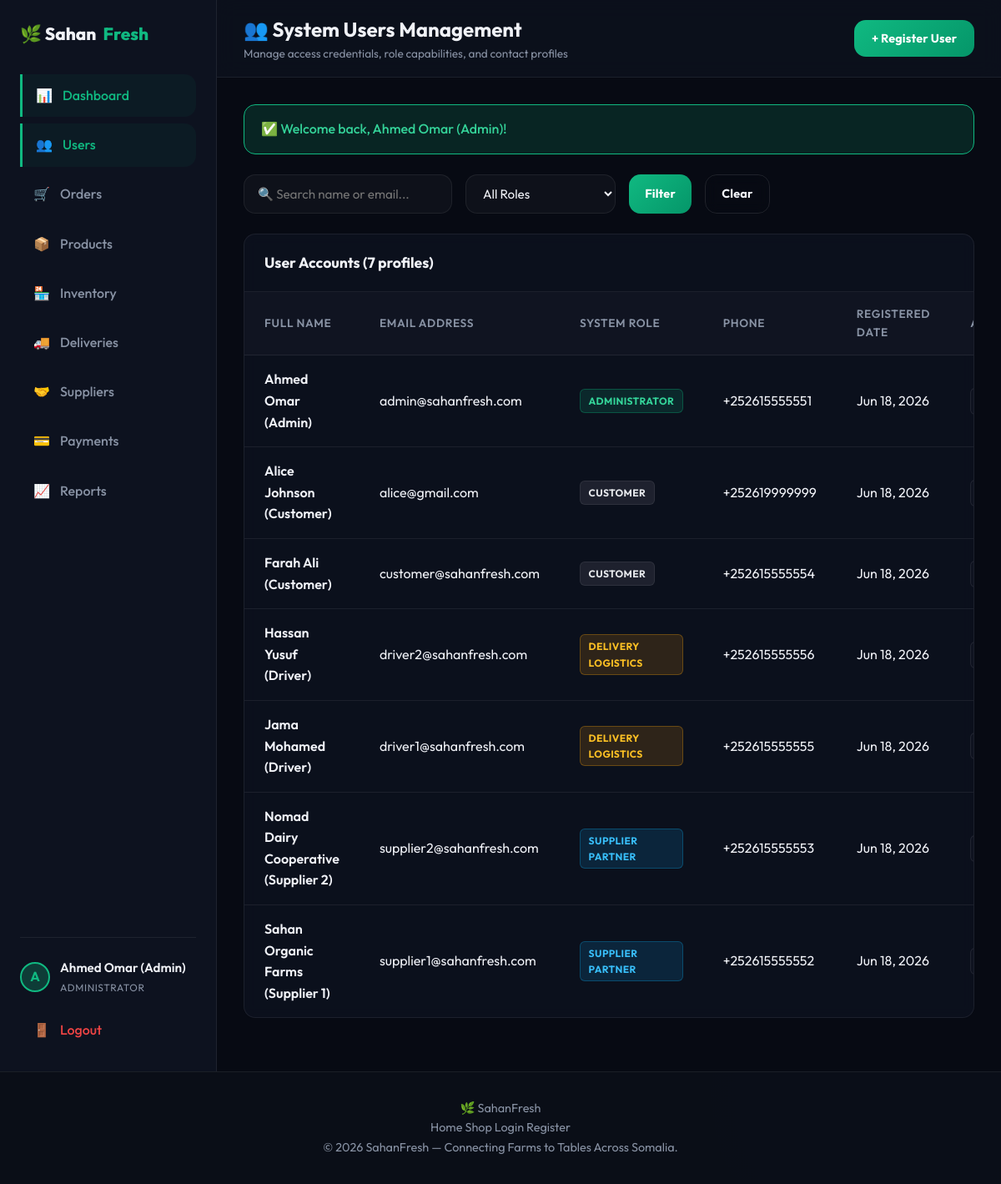
Screenshot of /users/index.php (signed in) with the database file from the repository.
### tables this page shows
CREATE TABLE IF NOT EXISTS `users` (
  `id` INT AUTO_INCREMENT PRIMARY KEY,
  `name` VARCHAR(100) NOT NULL,
  `email` VARCHAR(100) NOT NULL UNIQUE,
  `password` VARCHAR(255) NOT NULL,
  `role` ENUM('admin', 'supplier', 'customer', 'driver') NOT NULL,
  `phone` VARCHAR(20) DEFAULT NULL,
  `address` TEXT DEFAULT NULL,
  `created_at` TIMESTAMP DEFAULT CURRENT_TIMESTAMP,
  `updated_at` TIMESTAMP DEFAULT CURRENT_TIMESTAMP ON UPDATE CURRENT_TIMESTAMP
);

### config/session.php (called while the page is built, shortened)
<?php
function is_logged_in() {
    return isset($_SESSION['user_id']);
}
function get_logged_in_user() {
    return [
        'id' => $_SESSION['user_id'],
        'name' => $_SESSION['user_name'],
        'email' => $_SESSION['user_email'],
        'role' => $_SESSION['user_role'],
        'phone' => isset($_SESSION['user_phone']) ? $_SESSION['user_phone'] : '',
        'address' => isset($_SESSION['user_address']) ? $_SESSION['user_address'] : ''
    ];
}
function get_flash_message($type) {
    if (isset($_SESSION['flash'][$type])) {
        $msg = $_SESSION['flash'][$type];
        return $msg;
    }
    return null;
}
?>

### users/index.php (the view, shortened to what this page needs)
<?php
require_once __DIR__ . '/../config/database.php';
require_once __DIR__ . '/../config/session.php';
$search = trim($_GET['search'] ?? '');
$sql = "SELECT id, name, email, role, phone, created_at FROM users WHERE 1";
$params = [];
$sql .= " ORDER BY name ASC";
$stmt = $conn->prepare($sql);
$stmt->execute($params);
$users = $stmt->fetchAll(PDO::FETCH_ASSOC);
include __DIR__ . '/../includes/header.php';
?>
<div class="dashboard-layout">
<?php include __DIR__ . '/../includes/sidebar.php'; ?>
<div class="dashboard-main">
<div class="dashboard-header">
    <div class="dashboard-title">
        <h2>👥 System Users Management</h2>
        <p>Manage access credentials, role capabilities, and contact profiles</p>
    </div>
    <a href="<?php echo BASE_URL; ?>users/create.php" class="btn btn-primary">+ Register User</a>
</div>
<div class="dashboard-content">
    <?php if ($msg = get_flash_message('success')): ?>
    <div class="alert alert-success">✅ <?php echo htmlspecialchars($msg); ?></div>
    <?php endif; ?>
    <form method="GET" style="display:flex;gap:1rem;flex-wrap:wrap;margin-bottom:1.5rem;">
        <input class="form-control" style="max-width:250px;" type="text" name="search" placeholder="🔍 Search name or email..." value="<?php echo htmlspecialchars($search); ?>">
        <select class="form-control" style="max-width:180px;" name="role">
            <option value="">All Roles</option>
        </select>
        <button type="submit" class="btn btn-primary" style="padding:.6rem 1.2rem;">Filter</button>
        <a href="<?php echo BASE_URL; ?>users/index.php" class="btn btn-secondary" style="padding:.6rem 1.2rem;">Clear</a>
    </form>
    <div class="table-container">
        <div class="table-header-bar">
            <div class="table-title">User Accounts (<?php echo count($users); ?> profiles)</div>
        </div>
        <table class="admin-table" id="users-table">
            <thead>
                <tr>
                    <th>Full Name</th>
                    <th>Email Address</th>
                    <th>System Role</th>
                    <th>Phone</th>
                    <th>Registered Date</th>
                    <th>Actions</th>
                </tr>
            </thead>
            <tbody>
            <?php foreach ($users as $u): ?>
            <tr>
                <td style="font-weight:600;"><?php echo htmlspecialchars($u['name']); ?></td>
                <td><?php echo htmlspecialchars($u['email']); ?></td>
                <td>
                    <?php
                    $roleBadges = ['admin' => 'success', 'supplier' => 'info', 'driver' => 'warning', 'customer' => 'neutral'];
                    $badgeCls = $roleBadges[$u['role']] ?? 'neutral';
                    ?>
                    <span class="badge badge-<?php echo $badgeCls; ?>"><?php echo ROLES[$u['role']] ?? $u['role']; ?></span>
                </td>
                <td><?php echo htmlspecialchars($u['phone'] ?? '—'); ?></td>
                <td><?php echo date('M j, Y', strtotime($u['created_at'])); ?></td>
                <td>
                    <div class="action-buttons">
                        <a href="<?php echo BASE_URL; ?>users/edit.php?id=<?php echo $u['id']; ?>" class="btn-icon edit" title="Edit">✏️</a>
                    </div>
                </td>
            </tr>
            <?php endforeach; ?>
            </tbody>
        </table>
    </div>
</div>
</div>
</div>
<?php include __DIR__ . '/../includes/footer.php'; ?>

### includes/sidebar.php (shortened to what this page needs)
<?php
require_once __DIR__ . '/../config/session.php';
$user = get_logged_in_user();
$currentPage = basename($_SERVER['PHP_SELF']);
$currentDir = basename(dirname($_SERVER['PHP_SELF']));
$adminMenu = [
    ['icon'=>'📊','label'=>'Dashboard','href'=>BASE_URL.'dashboard/index.php','dir'=>'dashboard','page'=>'index.php'],
    ['icon'=>'👥','label'=>'Users','href'=>BASE_URL.'users/index.php','dir'=>'users','page'=>''],
    ['icon'=>'🛒','label'=>'Orders','href'=>BASE_URL.'orders/index.php','dir'=>'orders','page'=>''],
    ['icon'=>'📦','label'=>'Products','href'=>BASE_URL.'products/index.php','dir'=>'products','page'=>''],
    ['icon'=>'🏪','label'=>'Inventory','href'=>BASE_URL.'inventory/index.php','dir'=>'inventory','page'=>''],
    ['icon'=>'🚚','label'=>'Deliveries','href'=>BASE_URL.'deliveries/index.php','dir'=>'deliveries','page'=>''],
    ['icon'=>'🤝','label'=>'Suppliers','href'=>BASE_URL.'suppliers/index.php','dir'=>'suppliers','page'=>''],
    ['icon'=>'💳','label'=>'Payments','href'=>BASE_URL.'payments/index.php','dir'=>'payments','page'=>''],
    ['icon'=>'📈','label'=>'Reports','href'=>BASE_URL.'reports/sales.php','dir'=>'reports','page'=>''],
];
$menu = [];
if ($user) {
    switch ($user['role']) {
        case 'admin':    $menu = $adminMenu; break;
    }
}
?>
<aside class="sidebar">
    <div class="sidebar-brand">🌿 Sahan<span>Fresh</span></div>
    <ul class="sidebar-menu">
        <?php foreach ($menu as $item):
            $isActive = ($currentDir === $item['dir']) || ($item['page'] && $currentPage === $item['page']);
        ?>
        <li>
            <a href="<?php echo $item['href']; ?>" class="sidebar-link <?php echo $isActive ? 'active' : ''; ?>">
                <span><?php echo $item['icon']; ?></span>
                <?php echo $item['label']; ?>
            </a>
        </li>
        <?php endforeach; ?>
    </ul>
    <div class="sidebar-user">
        <div style="display:flex;align-items:center;gap:0.75rem;">
            <div style="width:36px;height:36px;border-radius:50%;background:var(--primary-glow);border:2px solid var(--primary);display:flex;align-items:center;justify-content:center;font-weight:700;color:var(--primary);flex-shrink:0;">
                <?php echo strtoupper(substr($user['name'] ?? 'U', 0, 1)); ?>
            </div>
            <div style="overflow:hidden;">
                <div class="sidebar-user-name"><?php echo htmlspecialchars($user['name'] ?? ''); ?></div>
                <div class="sidebar-user-role"><?php echo ROLES[$user['role']] ?? ''; ?></div>
            </div>
        </div>
        <a href="<?php echo BASE_URL; ?>auth/logout.php" class="sidebar-link" style="margin-top:1rem;color:var(--danger);">
            <span>🚪</span> Logout
        </a>
    </div>
</aside>

### assets/css/style.css (style rules this page uses)
:root { --bg-main: #07090f; --bg-card: rgba(13, 18, 32, 0.8); --bg-header: rgba(7, 9, 15, 0.7); --border-color: rgba(255, 255, 255, 0.07); --primary: #10b981; --primary-hover: #059669; --primary-glow: rgba(16, 185, 129, 0.25); --accent: #6366f1; --accent-glow: rgba(99, 102, 241, 0.2); --danger: #ef4444; --warning: #f59e0b; --info: #0ea5e9; --text-main: #f0f2f7; --text-muted: #8892a4; --text-dark: #111827; --font-sans: 'Outfit', -apple-system, BlinkMacSystemFont, "Segoe UI", Roboto, sans-serif; --transition: all 0.3s cubic-bezier(0.4, 0, 0.2, 1); --radius: 14px; --radius-sm: 8px; }
* { margin: 0; padding: 0; box-sizing: border-box; }
body { font-family: var(--font-sans); background-color: var(--bg-main); color: var(--text-main); line-height: 1.6; min-height: 100vh; display: flex; flex-direction: column; overflow-x: hidden; }
body::before { content: ''; position: fixed; top: -20%; left: -15%; width: 55%; height: 55%; background: radial-gradient(circle, rgba(16, 185, 129, 0.04) 0%, transparent 70%); z-index: -1; pointer-events: none; }
body::after { content: ''; position: fixed; bottom: -20%; right: -15%; width: 55%; height: 55%; background: radial-gradient(circle, rgba(99, 102, 241, 0.04) 0%, transparent 70%); z-index: -1; pointer-events: none; }
a { color: inherit; text-decoration: none; transition: var(--transition); }
.btn { display: inline-flex; align-items: center; justify-content: center; padding: 0.65rem 1.3rem; font-weight: 700; border-radius: var(--radius); transition: var(--transition); cursor: pointer; font-size: 0.9rem; border: none; gap: 0.5rem; letter-spacing: .01em; font-family: var(--font-sans); }
.btn-primary { background: linear-gradient(135deg, var(--primary), #059669); color: #fff; box-shadow: 0 0 0 rgba(16,185,129,0); }
.btn-secondary { background-color: transparent; border: 1px solid rgba(255,255,255,.1); color: var(--text-main); backdrop-filter: blur(8px); }
.form-control { width: 100%; padding: 0.75rem 1rem; background-color: rgba(255, 255, 255, 0.03); border: 1px solid var(--border-color); border-radius: var(--radius); color: var(--text-main); font-family: inherit; font-size: 0.95rem; transition: var(--transition); }
.alert { padding: 1rem 1.25rem; border-radius: var(--radius); margin-bottom: 1.5rem; font-weight: 500; display: flex; align-items: center; gap: 0.75rem; }
.alert-success { background-color: rgba(16, 185, 129, 0.15); border: 1px solid var(--primary); color: #34d399; }

### rows the page displays
users: name "A", name "Ahmed Omar (Admin)", role "ADMINISTRATOR", email "admin@sahanfresh.com", phone "+252615555551", created_at "Jun 18, 2026"
users: name "Alice Johnson (Customer)", email "alice@gmail.com", role "CUSTOMER", phone "+252619999999", created_at "Jun 18, 2026"
users: name "Farah Ali (Customer)", email "customer@sahanfresh.com", role "CUSTOMER", phone "+252615555554", created_at "Jun 18, 2026"
users: name "Hassan Yusuf (Driver)", email "driver2@sahanfresh.com", role "DELIVERY LOGISTICS", phone "+252615555556", created_at "Jun 18, 2026"
users: name "Jama Mohamed (Driver)", email "driver1@sahanfresh.com", role "DELIVERY LOGISTICS", phone "+252615555555", created_at "Jun 18, 2026"
users: name "Nomad Dairy Cooperative (Supplier 2)", email "supplier2@sahanfresh.com", role "SUPPLIER PARTNER", phone "+252615555553", created_at "Jun 18, 2026"
users: name "Sahan Organic Farms (Supplier 1)", email "supplier1@sahanfresh.com", role "SUPPLIER PARTNER", phone "+252615555552", created_at "Jun 18, 2026"

### other values shown
$item['icon'] "📊"
$item['label'] "Dashboard"
$item['icon'] "👥"
$item['label'] "Users"
$item['icon'] "🛒"
$item['label'] "Orders"
$item['icon'] "📦"
$item['label'] "Products"
$item['icon'] "🏪"
$item['label'] "Inventory"
$item['icon'] "🚚"
$item['label'] "Deliveries"
$item['icon'] "🤝"
$item['label'] "Suppliers"
$item['icon'] "💳"
